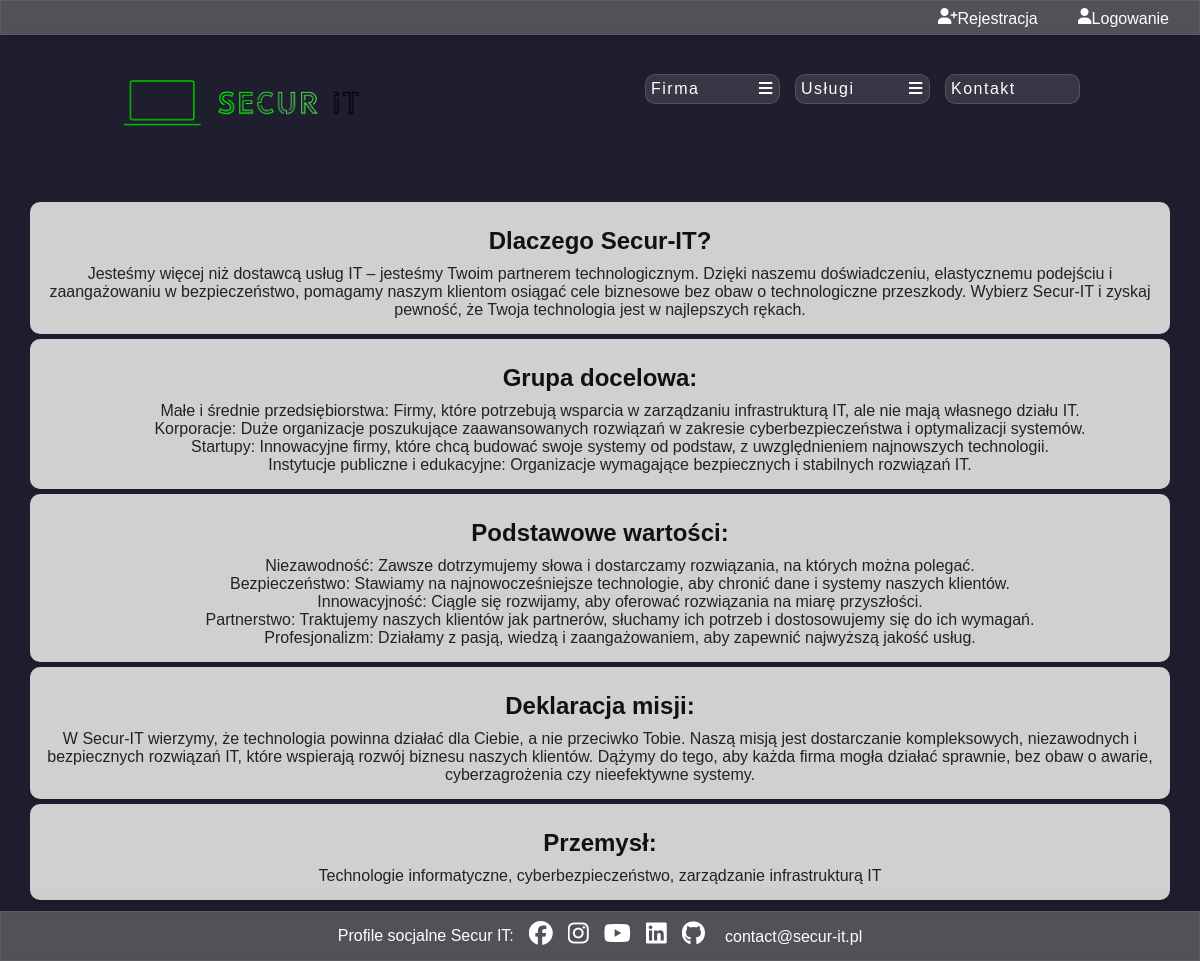
The app's page /FO/about_company.php with its own data.
### tables this page shows
CREATE TABLE IF NOT EXISTS `about_company` (
  `id_about_company` int(11) NOT NULL AUTO_INCREMENT,
  `title` varchar(255) DEFAULT NULL,
  `description` longtext DEFAULT NULL,
  PRIMARY KEY (`id_about_company`)
);

### DB/db_connection.php (called while the page is built, shortened)
<?php
    class db_connection{
        var $host = "localhost";
        var $dbname = "secur_it";
        var $username = "root";
        var $password = "";
        public function databaseConnect(){
            $con = mysqli_connect($this->host, $this->username, $this->password, $this->dbname);
            if(!$con){
                die("Connection failed: " . mysqli_connect_error());
            }
            else{
                $this->connect = $con;
            }
        }
    }
?>

### DB/db_about_company.php (called while the page is built, shortened)
<?php
    include_once("db_connection.php");
    class db_about_company extends db_connection {
        function selectAbout_company(){
            mysqli_set_charset($this->connect, "utf8mb4");
            $query = 'SELECT * FROM `about_company` WHERE 1';
            $data = mysqli_query($this->connect, $query);
            if (mysqli_num_rows($data) > 0){
                return $data;
            }
        }
    }
?>

### FO/about_company.php (the view, shortened to what this page needs)
<!DOCTYPE html>
<html lang="pl">
    <head>
        <link rel="stylesheet" href="./style.css">
        <link rel="stylesheet" href="https://cdnjs.cloudflare.com/ajax/libs/font-awesome/4.7.0/css/font-awesome.min.css">
    </head>
    <body>
        <main class="main">
            <?php
                include("header.php");
                include("nav.php");
                include("footer.php");
            ?>
            <?php
                include('../DB/db_about_company.php');
                $baza = new db_about_company();
                $baza->databaseConnect();
                $data = $baza->selectAbout_company();
                if (!empty($data)){
                ?>
            <div class="tresc-about">
            <?php
                while($row = mysqli_fetch_assoc($data))
                {
                    echo "<div id='wpis' class='artykul'>
                        <h3>".$row['title']."</h3>
                        ".$row['description']."
                    </div>";
                }
                }else {
                    echo "Brak wpisów";
                }
            ?>
            </div>
        </main>
    </body>
</html>

### FO/style.css (style rules this page uses)
* { margin: 0; text-decoration: none; overflow: hidden; font-family: 'Gill Sans', 'Gill Sans MT', Calibri, 'Trebuchet MS', sans-serif; box-sizing: border-box; }
body { background-color: #1e1e2f; font-family: 'Roboto Mono', monospace; color: #fff; margin: 0; overflow: hidden; }
.main { overflow: auto; width: 100vw; height: calc(100vh - 50px); background-size: cover; margin-bottom: 50px; }
.tresc-about { display: block; padding: 20px; color: rgb(255, 255, 255); margin: 10px; overflow: auto; text-shadow: 2px 2px #000000; }
.artykul { background-color: #d0d0d0; border-radius: 10px; box-shadow: 0 4px 8px rgba(0, 0, 0, 0.1); overflow: hidden; transition: transform 0.3s, box-shadow 0.3s; padding: 15px; text-align: center; color: #222; text-shadow: none; }
.artykul h3 { margin: 10px 0; font-size: 1.5em; color: #111; }
.artykul { background-color: #d0d0d0; border-radius: 10px; margin-bottom: 10px; box-shadow: 0 4px 8px rgba(0, 0, 0, 0.1); overflow: hidden; transition: transform 0.3s, box-shadow 0.3s; padding: 15px; text-align: center; color: #222; text-shadow: none; margin-bottom: 5px; }

### records on screen
about_company: title "Dlaczego Secur-IT?", description "Jesteśmy więcej niż dostawcą usług IT – jesteśmy Twoim partnerem technologicznym. Dzięki naszemu doświadczeniu, elastycznemu podejściu i zaangażowaniu w bezpieczeństwo, pomagamy naszym klientom osiągać cele biznesowe bez obaw o technologiczne przeszkody. Wybierz Secur-IT i zyskaj pewność, że Twoja technologia jest w najlepszych rękach."
about_company: title "Grupa docelowa:", description "Małe i średnie przedsiębiorstwa: Firmy, które potrzebują wsparcia w zarządzaniu infrastrukturą IT, ale nie mają własnego działu IT. Korporacje: Duże organizacje poszukujące zaawansowanych rozwiązań w zakresie cyberbezpieczeństwa i optymalizacji systemów. Startupy: Innowacyjne firmy, które chcą budować swoje systemy od podstaw, z uwzględnieniem najnowszych technologii. Instytucje publiczne i edukacyjne: Organizacje wymagające bezpiecznych i stabilnych rozwiązań IT."
about_company: title "Podstawowe wartości:", description "Niezawodność: Zawsze dotrzymujemy słowa i dostarczamy rozwiązania, na których można polegać. Bezpieczeństwo: Stawiamy na najnowocześniejsze technologie, aby chronić dane i systemy naszych klientów. Innowacyjność: Ciągle się rozwijamy, aby oferować rozwiązania na miarę przyszłości. Partnerstwo: Traktujemy naszych klientów jak partnerów, słuchamy ich potrzeb i dostosowujemy się do ich wymagań. Profesjonalizm: Działamy z pasją, wiedzą i zaangażowaniem, aby zapewnić najwyższą jakość usług."
about_company: title "Deklaracja misji:", description "W Secur-IT wierzymy, że technologia powinna działać dla Ciebie, a nie przeciwko Tobie. Naszą misją jest dostarczanie kompleksowych, niezawodnych i bezpiecznych rozwiązań IT, które wspierają rozwój biznesu naszych klientów. Dążymy do tego, aby każda firma mogła działać sprawnie, bez obaw o awarie, cyberzagrożenia czy nieefektywne systemy."
about_company: title "Przemysł:", description "Technologie informatyczne, cyberbezpieczeństwo, zarządzanie infrastrukturą IT"
